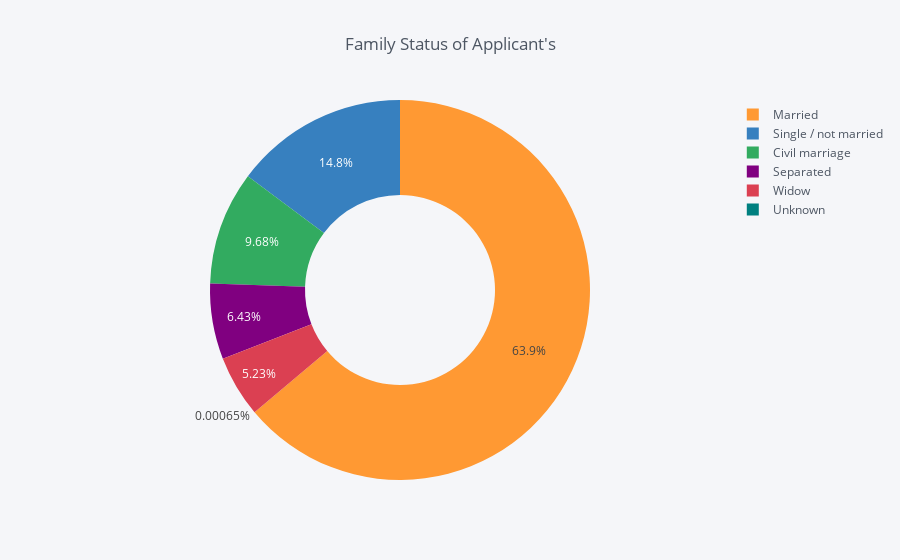

Notebook cell for this chart:
### Markdown cell above
## <a id='5-9'>5.9 Family Status of Applicant's who applied for loan</a>

### Code cell
temp = application_train["NAME_FAMILY_STATUS"].value_counts()
df = pd.DataFrame({'labels': temp.index,
                   'values': temp.values
                  })
df.iplot(kind='pie',labels='labels',values='values', title='Family Status of Applicant\'s', hole = 0.5)

### Figure 1 — Plotly figure (JSON) as saved in the notebook; plotly's stock layout.template omitted (floating-point values rounded to 4 significant figures)
{"data": [{"hole": 0.5, "labels": ["Married", "Single / not married", "Civil marriage", "Separated", "Widow", "Unknown"], "marker": {"colors": ["rgba(255, 153, 51, 1.0)", "rgba(55, 128, 191, 1.0)", "rgba(50, 171, 96, 1.0)", "rgba(128, 0, 128, 1.0)", "rgba(219, 64, 82, 1.0)", "rgba(0, 128, 128, 1.0)"]}, "name": "", "type": "pie", "values": [196432, 45444, 29775, 19770, 16088, 2]}], "layout": {"legend": {"bgcolor": "#F5F6F9", "font": {"color": "#4D5663"}}, "paper_bgcolor": "#F5F6F9", "plot_bgcolor": "#F5F6F9", "title": "Family Status of Applicant's", "titlefont": {"color": "#4D5663"}}}
